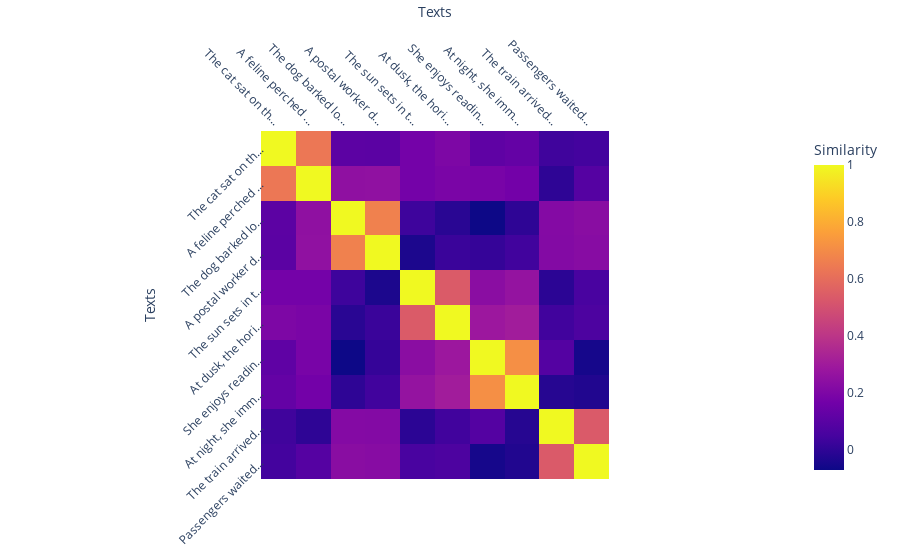

Notebook code cell kept with this figure:
### Markdown cell above
### 1.3.1 Visualizing Sentence Similarities  
**a) Heatmaps**  

One effective way to analyze sentence similarities is through **heatmaps**, which provide a clear visual representation of the similarity matrix.

### Code cell
from utils import bulk_embed, plot_similarity_heatmap


example_sentences = [
    "The cat sat on the windowsill, watching the birds outside.",
    "A feline perched by the window, observing the chirping sparrows.",
    "The dog barked loudly when the mailman arrived.",
    "A postal worker delivered letters while a nearby canine growled.",
    "The sun sets in the evening, painting the sky orange and red.",
    "At dusk, the horizon glows with vibrant shades of crimson and gold.",
    "She enjoys reading mystery novels late at night.",
    "At night, she immerses herself in thrilling detective stories.",
    "The train arrived at the station five minutes late.",
    "Passengers waited patiently as the delayed locomotive approached.",
]

embeddings = bulk_embed(MODEL, example_sentences, client)


similarities = cosine_similarity(embeddings)

plot_similarity_heatmap(similarities, texts=example_sentences, limit=20)

### Figure 1 — Plotly figure (JSON) as saved in the notebook; plotly's stock layout.template omitted (floating-point values rounded to 4 significant figures)
{"data": [{"coloraxis": "coloraxis", "hovertemplate": "Texts: %{x}<br>Texts: %{y}<br>Similarity: %{z}<extra></extra>", "name": "0", "type": "heatmap", "x": ["The cat sat on th...", "A feline perched ...", "The dog barked lo...", "A postal worker d...", "The sun sets in t...", "At dusk, the hori...", "She enjoys readin...", "At night, she imm...", "The train arrived...", "Passengers waited..."], "xaxis": "x", "y": ["The cat sat on th...", "A feline perched ...", "The dog barked lo...", "A postal worker d...", "The sun sets in t...", "At dusk, the hori...", "She enjoys readin...", "At night, she imm...", "The train arrived...", "Passengers waited..."], "yaxis": "y", "z": [[1.0, 0.6353, 0.1076, 0.1055, 0.1723, 0.1991, 0.1171, 0.1304, 0.03569, 0.04497], [0.6353, 1.0, 0.2485, 0.2525, 0.1728, 0.1904, 0.185, 0.1697, -0.001136, 0.08915], [0.1076, 0.2485, 1.0, 0.6679, 0.03226, -0.01224, -0.07071, -0.002356, 0.2171, 0.2329], [0.1055, 0.2525, 0.6679, 1.0, -0.03881, 0.02313, 0.01353, 0.03802, 0.2155, 0.2263], [0.1723, 0.1728, 0.03226, -0.03881, 1.0, 0.5377, 0.234, 0.2624, -0.008641, 0.05698], [0.1991, 0.1904, -0.01224, 0.02313, 0.5377, 1.0, 0.2863, 0.3034, 0.03682, 0.06608], [0.1171, 0.185, -0.07071, 0.01353, 0.234, 0.2863, 1.0, 0.7105, 0.08596, -0.0522], [0.1304, 0.1697, -0.002356, 0.03802, 0.2624, 0.3034, 0.7105, 1.0, -0.01934, -0.02904], [0.03569, -0.001136, 0.2171, 0.2155, -0.008641, 0.03682, 0.08596, -0.01934, 1.0, 0.5331], [0.04497, 0.08915, 0.2329, 0.2263, 0.05698, 0.06608, -0.0522, -0.02904, 0.5331, 1.0]]}], "layout": {"coloraxis": {"colorbar": {"title": {"text": "Similarity"}}, "colorscale": [[0, "#0d0887"], [0.1111, "#46039f"], [0.2222, "#7201a8"], [0.3333, "#9c179e"], [0.4444, "#bd3786"], [0.5556, "#d8576b"], [0.6667, "#ed7953"], [0.7778, "#fb9f3a"], [0.8889, "#fdca26"], [1, "#f0f921"]]}, "margin": {"t": 60}, "xaxis": {"anchor": "y", "constrain": "domain", "domain": [0, 1], "scaleanchor": "y", "side": "top", "tickangle": 45, "title": {"text": "Texts"}}, "yaxis": {"anchor": "x", "autorange": "reversed", "constrain": "domain", "domain": [0, 1], "tickangle": -45, "title": {"text": "Texts"}}}}
